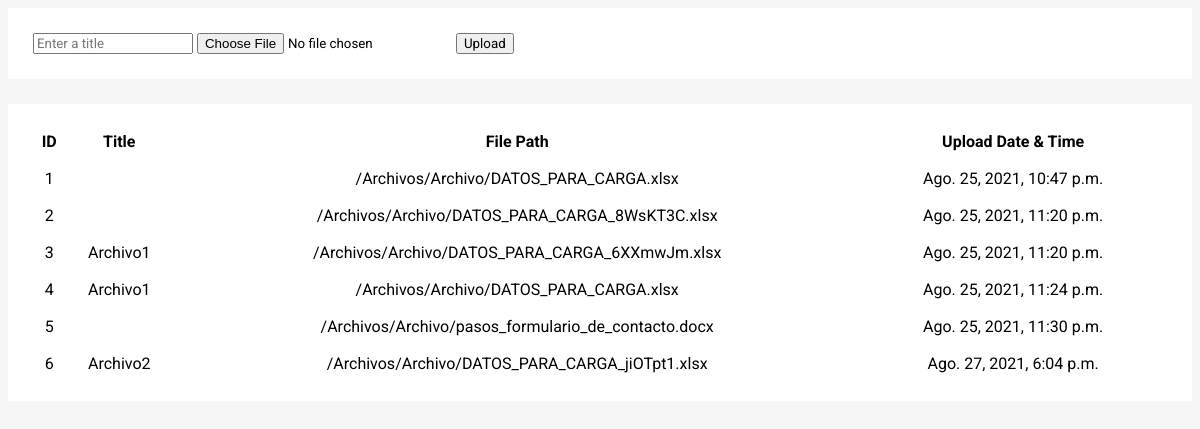
The page / on the database its author committed.
### App/models.py (models this page shows)
class Document(models.Model):
    title = models.CharField(max_length = 200)
    uploadedFile = models.FileField(upload_to = "Archivo/")
    dateTimeOfUpload = models.DateTimeField(auto_now = True)

### App/views.py (the view, shortened to what this page needs)
# urls.py: path('',views.cargar, name='cargar'),
def cargar(request):
    documents = Document.objects.all()
    return render(request, "cargar.html", context = {
        "files": documents
    })

### App/templates/cargar.html (shortened to what this page needs)
<!DOCTYPE html>
{% load static %}
<html lang="en">
<head>
</head>
<body>
    <form action="{% url 'App:cargar' %}" method="POST" enctype="multipart/form-data">
        <input type="text" name="fileTitle" placeholder="Enter a title">
        <input type="file" name="uploadedFile">
        <input type="submit" value="Upload">
    </form>
    <table>
        <tr>
            <th>ID</th>
            <th>Title</th>
            <th>File Path</th>
            <th>Upload Date & Time</th>
        </tr>
        {% for file in files %}
            <tr>
                <td>{{ file.id }}</td>
                <td>{{ file.title }}</td>
                <td>{{ file.uploadedFile.url }}</td>
                <td>{{ file.dateTimeOfUpload }}</td>
            </tr>
        {% endfor %}
    </table>
</body>
</html>

### App/templates/cargar.html (style rules this page uses)
* { font-family: "Roboto"; }
body { background-color: #F5F5F5; }
form { background-color: #FFFFFF; padding: 25px; }
table { width: 100%; text-align: center; margin-top: 25px; padding: 25px; background-color: #FFFFFF; }
table tr td { padding-top: 15px; }

### rows shown on the page
Document: id "1", uploadedFile "/Archivos/Archivo/DATOS_PARA_CARGA.xlsx", dateTimeOfUpload "Ago. 25, 2021, 10:47 p.m."
Document: id "2", uploadedFile "/Archivos/Archivo/DATOS_PARA_CARGA_8WsKT3C.xlsx", dateTimeOfUpload "Ago. 25, 2021, 11:20 p.m."
Document: id "3", title "Archivo1", uploadedFile "/Archivos/Archivo/DATOS_PARA_CARGA_6XXmwJm.xlsx", dateTimeOfUpload "Ago. 25, 2021, 11:20 p.m."
Document: id "4", title "Archivo1", uploadedFile "/Archivos/Archivo/DATOS_PARA_CARGA.xlsx", dateTimeOfUpload "Ago. 25, 2021, 11:24 p.m."
Document: id "5", uploadedFile "/Archivos/Archivo/pasos_formulario_de_contacto.docx", dateTimeOfUpload "Ago. 25, 2021, 11:30 p.m."
Document: id "6", title "Archivo2", uploadedFile "/Archivos/Archivo/DATOS_PARA_CARGA_jiOTpt1.xlsx", dateTimeOfUpload "Ago. 27, 2021, 6:04 p.m."
